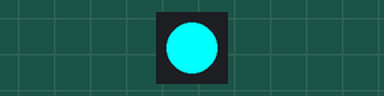
This program was run on a simulated ESP32 board running MicroPython. On the bench: 1 RGB LEDs in strip order, left to right. At 3.0 s the program stops and its outputs stay as they are.

Above: at 0.1 s.
At 1.1 s:
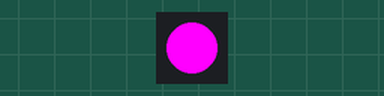
At 2.1 s:
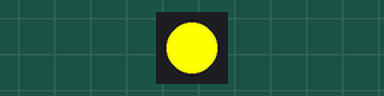
At 3.1 s:
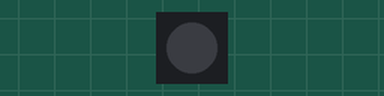
Timing chart, 0 to 4.5 s (numbered marks = the images above):
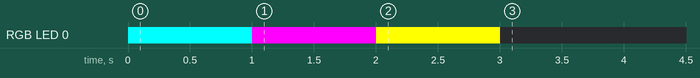

Measured:
- by itself, RGB LED 0: off → RGB(0, 255, 255) at 0.00 s, → RGB(255, 0, 255) 1.0 s later, → RGB(255, 255, 0) 1.0 s later, → off 1.0 s later

The program:

neopixel1.py
```python
from machine import Pin
from neopixel import NeoPixel
from time import sleep

np = NeoPixel(Pin(14), 1)

np[0] = (0, 255, 255)
np.write()

sleep(1)

np[0] = (255, 0, 255)
np.write()

sleep(1)

np[0] = (255, 255, 0)
np.write()

sleep(1)

np[0] = (0, 0, 0)
np.write()
```
